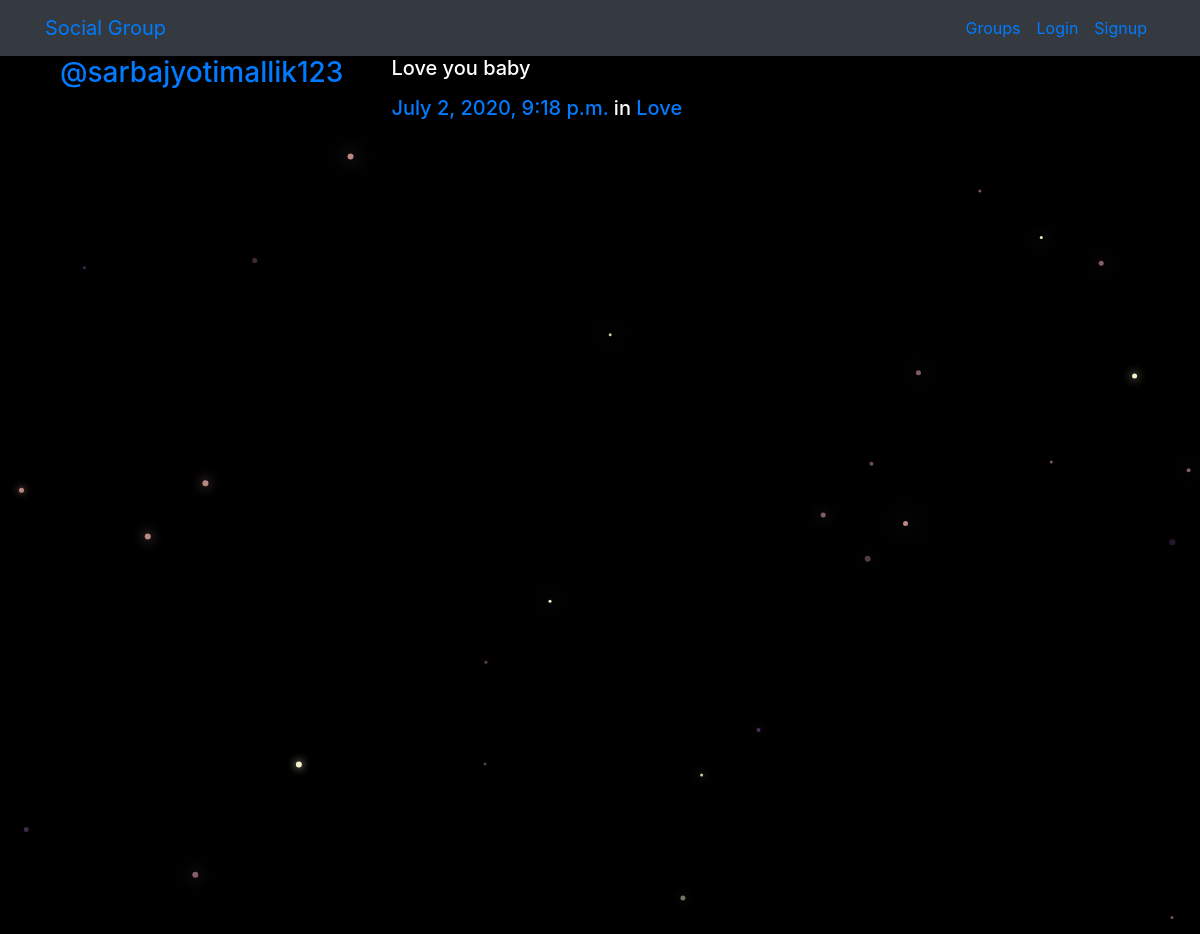
Page /posts/by/sarbajyotimallik123/10/ on the committed database.
### posts/models.py (models this page shows, shortened)
class Post(models.Model):
    user = models.ForeignKey(User,related_name='posts',on_delete=models.CASCADE)
    created_at = models.DateTimeField(default=timezone.now)
    message = models.TextField()
    message_html = models.TextField(editable=False)
    group = models.ForeignKey(Group,related_name='posts',blank=True,null=True,on_delete=models.CASCADE)
    class Meta:
        ordering = ['-created_at']
        unique_together = ['user','message']

### groups/models.py (models this page shows, shortened)
class Group(models.Model):
    name = models.CharField(max_length=255,unique=True)
    slug = models.SlugField(allow_unicode=True,unique=True)
    description = models.TextField(blank=True,default='')
    description_html = models.TextField(editable=False,default='',blank=True)
    members = models.ManyToManyField(User,through='GroupMember')
    class Meta:
        ordering = ['name']

### posts/views.py (the view)
# urls.py: path('by/<username>/<int:pk>/',views.PostDetail.as_view(),name='single'),
class PostDetail(SelectRelatedMixin, generic.DetailView):
    model = models.Post
    select_related = ("user", "group")
    def get_queryset(self):
        queryset = super().get_queryset()
        return queryset.filter(
            user__username__iexact=self.kwargs.get("username")
        )

### posts/templates/posts/post_detail.html
{% extends 'posts/post_base.html' %}
{% block post_content %}
    {% include 'posts/_post.html' %}
{% endblock  %}

### posts/templates/posts/_post.html (shortened to what this page needs)
<div class="media">
    <h3 class="mr-5"><a href="{% url 'posts:for_user' username=post.user.username %}">@{{post.user.username}}</a></h3>
    <div class="media-body">
        <h5>{{post.message_html|safe}}
            <span><a href="{% url 'posts:single' username=post.user.username pk=post.pk %}">{{post.created_at}}</a></span>
            {% if post.group %}
            <span class="group-name">in <a href="#">{{post.group.name}}</a></span>
            {% endif %}
        </h5>
    </div>
</div>

### static/simplesocial/css/master.css (style rules this page uses)
body { margin: 0; overflow: hidden; background-color: black; color:white; }

### rows in the picture
Post: user.username "sarbajyotimallik123", message_html "Love you baby", created_at "July 2, 2020, 9:18 p.m.", group.name "Love"
